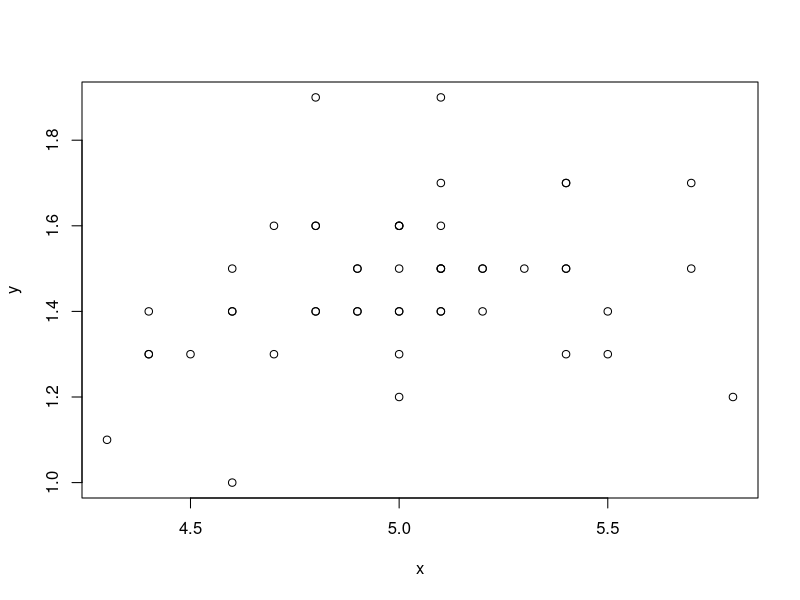
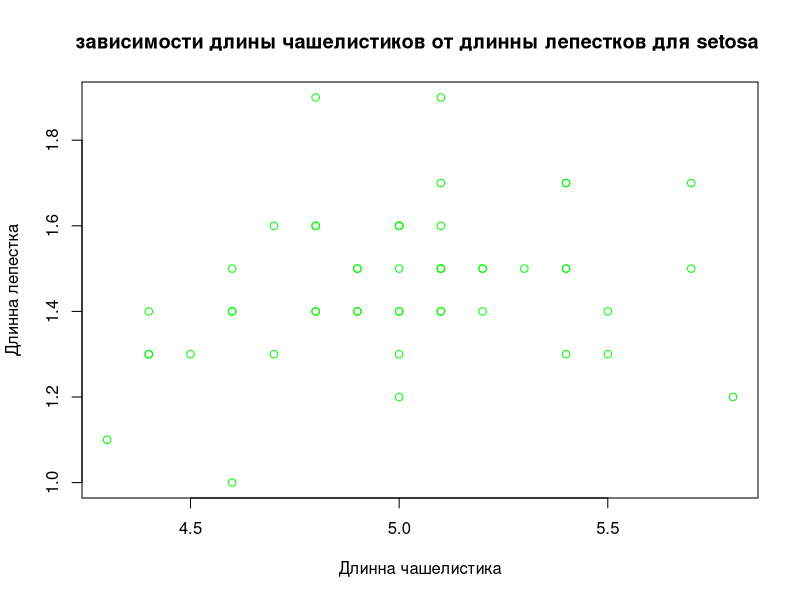
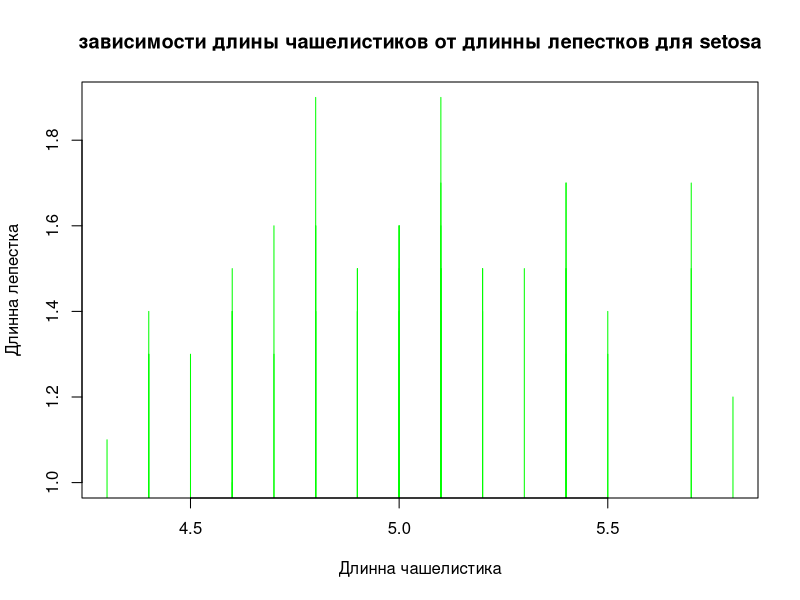
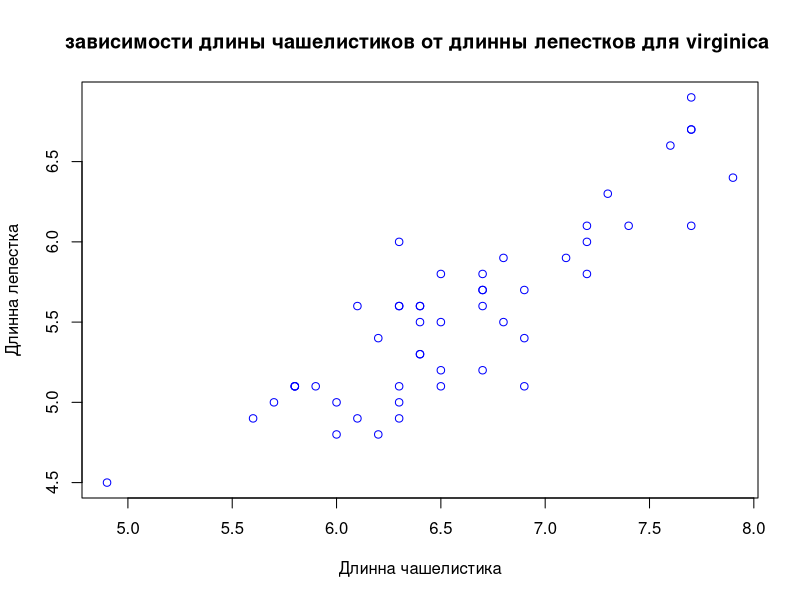
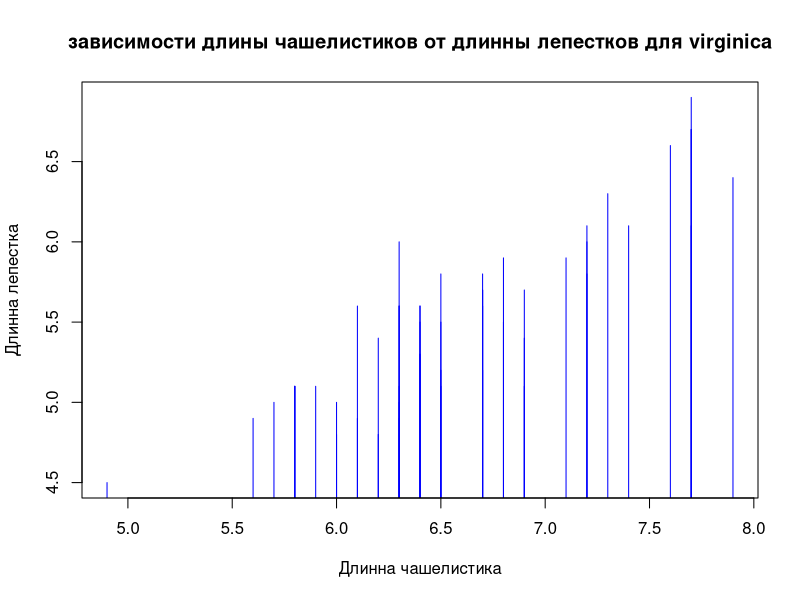
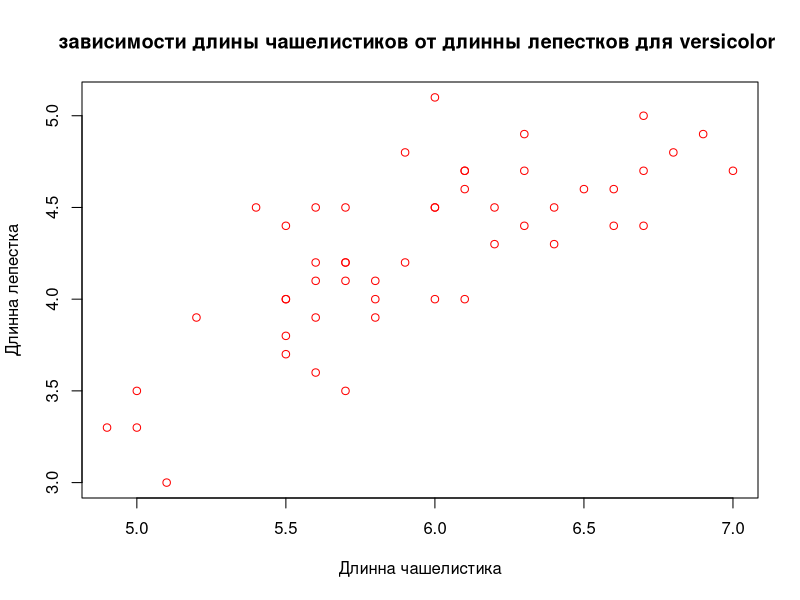
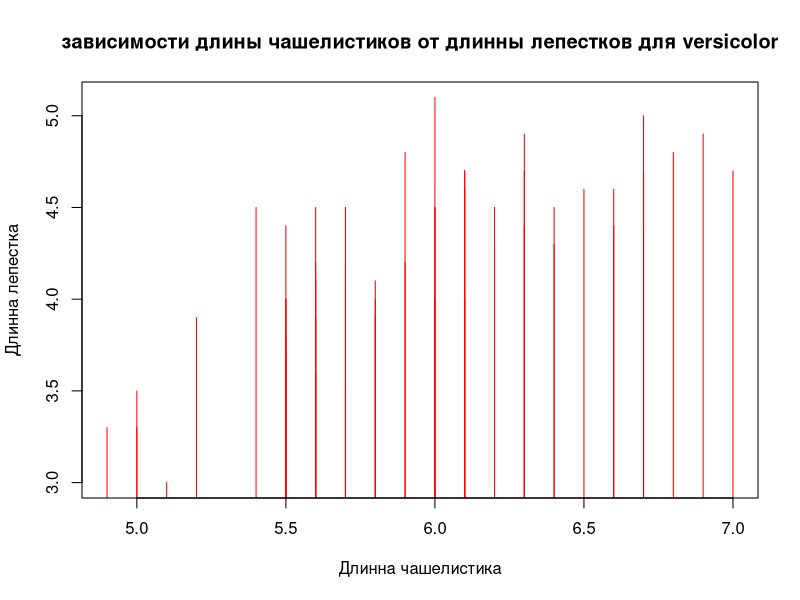

Reproduce these figures in R, in order. (Note: this script raises an error after producing the figures.)
#Задача 5
iris 
names(iris) 
iris$Petal.Length 
setosa=c(iris$Petal.Length[1:50]) 
setosa 
versicolor=c(iris$Petal.Length[51:100]) 
versicolor 
virginica=c(iris$Petal.Length[101:150]) 
mean(setosa) 
mean(versicolor) 
mean(virginica) 
Species=c(mean(setosa),mean(versicolor),mean(virginica)) 
sort(Species) 
f=factor(sort(Species)) 
f 
f<- c(mean(setosa), mean(versicolor), mean(virginica) ) 
names(f)<- c("setosa", "versicolor", "virginica") 
f
#Задача 6
my_func = function(p){ 
  x=1:100 
  y=median(x) 
  return(c(y)) 
} 
my_func(p)

#Задача 7 (1вариант)
iris
iris[iris$Species==c("setosa","virginica","versicolor"),] 
iris[iris$Species=="setosa" | iris$Species=="virginica" | iris$Species=="versicolor",c("Petal.Length","Sepal.Length","Species")] 
iris[iris$Species=="setosa","Sepal.Length"] 
x=iris[iris$Species=="setosa","Sepal.Length"] 
iris[iris$Species=="setosa","Petal.Length"] 
y=iris[iris$Species=="setosa","Petal.Length"] 
plot(x,y) 
sort(x) 
sort(y) 
plot(x,y,main = "зависимости длины чашелистиков от длинны лепестков для setosa ", xlab ="Длинна чашелистика", ylab ="Длинна лепестка", col ="green") 
plot(x,y,type="h",main = "зависимости длины чашелистиков от длинны лепестков для setosa", xlab ="Длинна чашелистика", ylab ="Длинна лепестка", col ="green") 
iris[iris$Species=="virginica","Sepal.Length"] 
x=iris[iris$Species=="virginica","Sepal.Length"] 
iris[iris$Species=="virginica","Petal.Length"] 
y=iris[iris$Species=="virginica","Petal.Length"] 
plot(x,y,main = "зависимости длины чашелистиков от длинны лепестков для virginica ", xlab ="Длинна чашелистика", ylab ="Длинна лепестка", col ="blue") 
plot(x,y,type="h",main = "зависимости длины чашелистиков от длинны лепестков для virginica", xlab ="Длинна чашелистика", ylab ="Длинна лепестка", col ="blue") 
iris[iris$Species=="versicolor","Sepal.Length"] 
x=iris[iris$Species=="versicolor","Sepal.Length"] 
iris[iris$Species=="versicolor","Petal.Length"] 
y=iris[iris$Species=="versicolor","Petal.Length"] 
plot(x,y,main = "зависимости длины чашелистиков от длинны лепестков для versicolor ", xlab ="Длинна чашелистика", ylab ="Длинна лепестка", col ="red") 
plot(x,y,type="h",main = "зависимости длины чашелистиков от длинны лепестков для versicolor", xlab ="Длинна чашелистика", ylab ="Длинна лепестка", col ="red")

#Задача 7 (2вариант)
ggplot(iris, aes(x = Petal.Length, y = Sepal.Length, col = Species)) + geom_point(alpha = 0.4)

#Задача 8 
diamonds
tapply(diamonds$price[diamonds$price >1000], diamonds$clarity[diamonds$price >1000], mean)
       